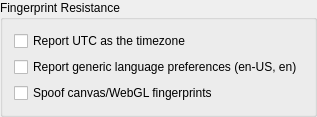
        <widget class="QGroupBox" name="fingerprintGroupBox">
         <property name="title">
          <string>Fingerprint Resistance</string>
         </property>
         <layout class="QVBoxLayout">
          <item>
           <widget class="QCheckBox" name="reportUtcTimezone">
            <property name="toolTip">
             <string>Websites see UTC as your timezone instead of the system's — Date and Intl API reads all report UTC. Takes full effect after a restart; pages already open keep their timezone.</string>
            </property>
            <property name="text">
             <string>Report UTC as the timezone</string>
            </property>
            <property name="checked">
             <bool>false</bool>
            </property>
           </widget>
          </item>
          <item>
           <widget class="QCheckBox" name="normalizeAcceptLanguage">
            <property name="toolTip">
             <string>Send 'en-US, en' as Accept-Language and navigator.languages instead of the configured list so every user looks alike. The Language list setting is preserved and used again when this is off.</string>
            </property>
            <property name="text">
             <string>Report generic language preferences (en-US, en)</string>
            </property>
            <property name="checked">
             <bool>false</bool>
            </property>
           </widget>
          </item>
          <item>
           <widget class="QCheckBox" name="fingerprintProtection">
            <property name="toolTip">
             <string>Inject countermeasures into web pages: canvas read-out noise, a generic WebGL vendor/renderer and normalized device values (cores, memory, plugins). This is opt-in noise, not anonymity — a site can still detect the spoofing and canvas-heavy pages can break; the shield button exempts a site that does. Always on in Tor windows.</string>
            </property>
            <property name="text">
             <string>Spoof canvas/WebGL fingerprints</string>
            </property>
            <property name="checked">
             <bool>false</bool>
            </property>
           </widget>
          </item>
         </layout>
        </widget>
